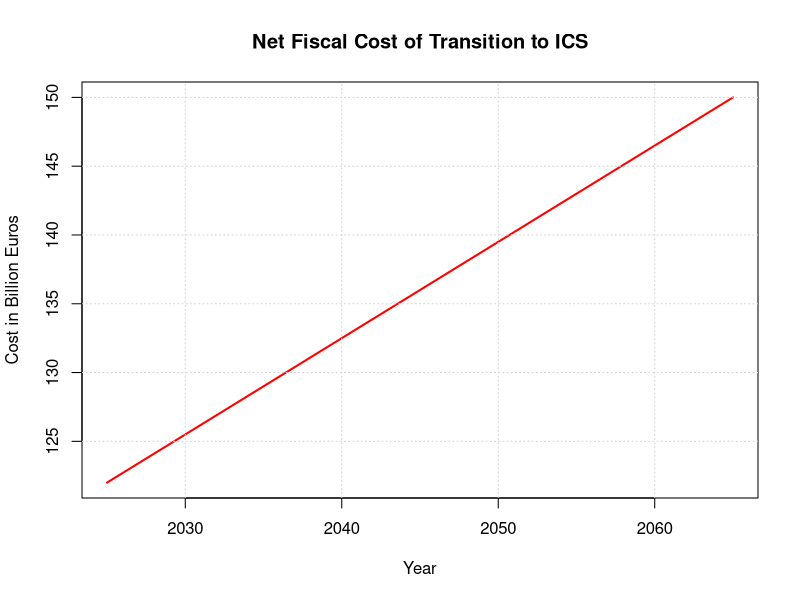

Source code (R):
# 02_fiscal_cost_transition.R
# -----------------------------------------
# Estimates the net fiscal cost of transitioning to ICS
# Includes: legacy PAYG spending, new ICS subsidies, projected savings

# Parameters (stylized)
years <- 2025:2065
length_years <- length(years)
payg_cost <- seq(120e9, 160e9, length.out = length_years)  # Growing PAYG cost
ics_subsidy <- seq(2e9, 10e9, length.out = length_years)   # Initial ICS support
long_term_savings <- seq(0, -20e9, length.out = length_years) # Net savings

net_cost <- payg_cost + ics_subsidy + long_term_savings

# Plot
plot(years, net_cost / 1e9, type = "l", col = "red", lwd = 2,
     main = "Net Fiscal Cost of Transition to ICS",
     xlab = "Year", ylab = "Cost in Billion Euros")
grid()
